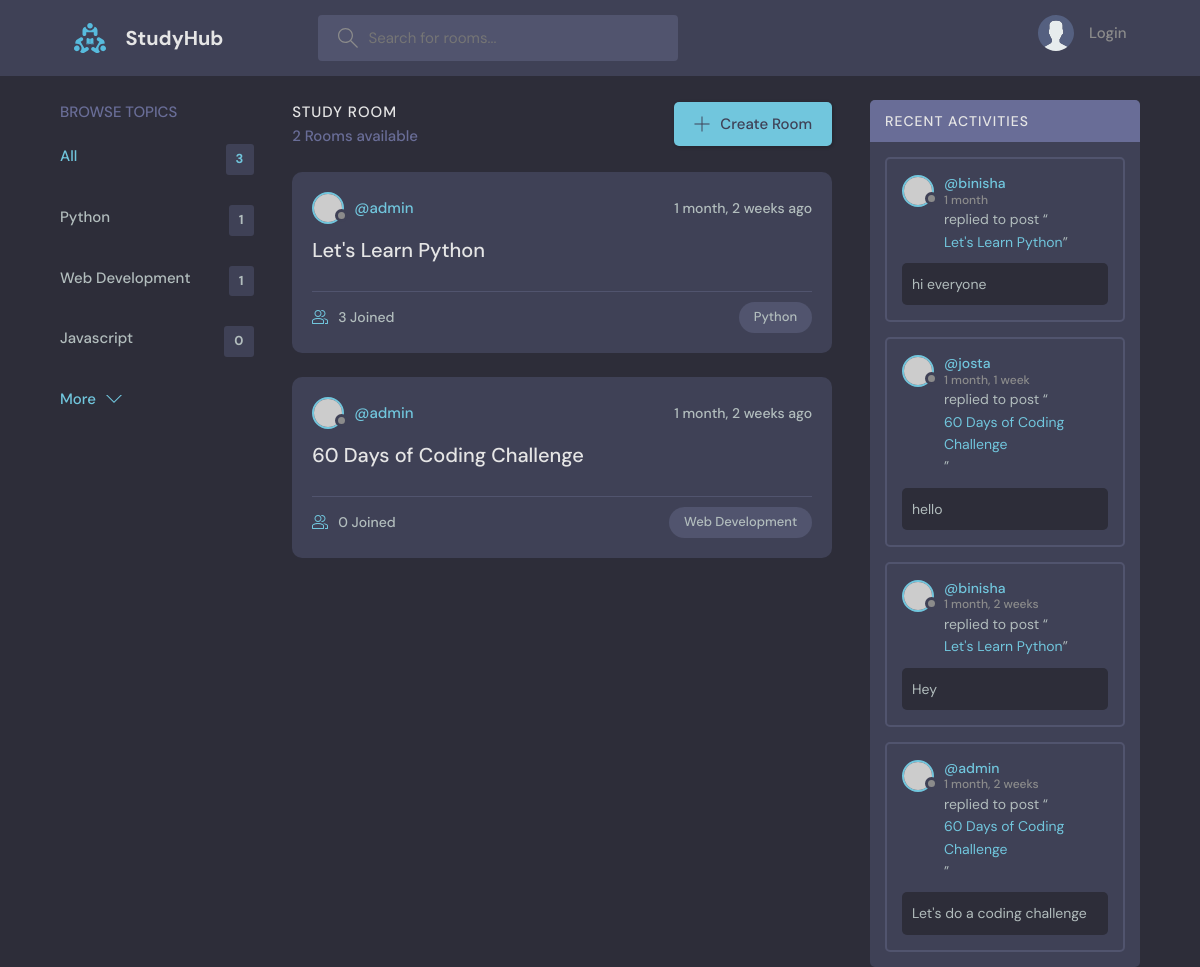
Before: / with the older database file.
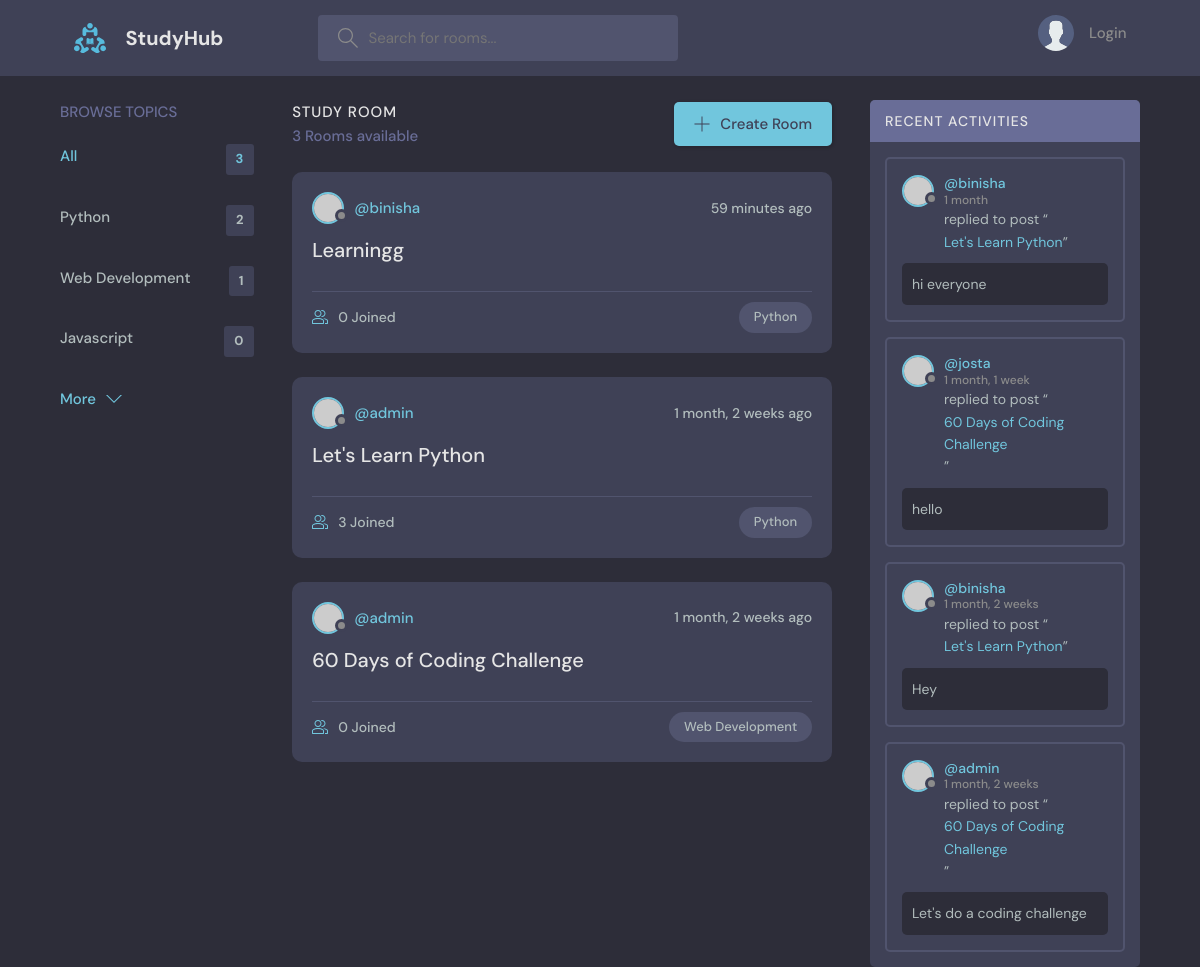
After: the same page with the newer database file.
### base/models.py (models this page shows, shortened)
class Topic(models.Model):
    name = models.CharField(max_length=200)

class Room(models.Model):
    host = models.ForeignKey(User, on_delete=models.SET_NULL, null=True)
    topic = models.ForeignKey(Topic, on_delete=models.SET_NULL, null=True)
    name = models.CharField(max_length=200)
    description = models.TextField(null=True, blank=True)
    participants = models.ManyToManyField(User, related_name='participants', blank=True)
    updated = models.DateTimeField(auto_now=True)
    created = models.DateTimeField(auto_now_add=True)
    class Meta:
        ordering = ['-updated', '-created']
    def __str__(self):
        return self.name

class Message(models.Model):
    user = models.ForeignKey(User, on_delete=models.CASCADE)
    room = models.ForeignKey(Room, on_delete=models.CASCADE)
    body = models.TextField()
    updated = models.DateTimeField(auto_now=True)
    created = models.DateTimeField(auto_now_add=True)
    class Meta:
        ordering = ['-updated', '-created']

### base/views.py (the view)
# urls.py: path('', views.home, name="home"),
def home(request):
    q = request.GET.get('q') if request.GET.get('q') != None else ''
    rooms = Room.objects.filter(
        Q(topic__name__icontains= q) |
        Q(name__icontains=q) |
        Q(description__icontains=q)
        )
    topics = Topic.objects.all()
    room_count = rooms.count()
    room_messages = Message.objects.filter(Q(room__topic__name__icontains=q))
    context = {'rooms': rooms, 'topics': topics, 'room_count':room_count, 'room_messages': room_messages}
    return render(request, 'base/home.html', context)

### base/templates/base/home.html (shortened to what this page needs)
{% extends 'main.html' %}
{% block content %}
  <main class="layout layout--3">
    <div class="container">
      {% include 'base/topics_component.html' %}
      <div class="roomList">
        <div class="roomList__header">
          <div>
            <h2>Study Room</h2>
            <p>{{room_count}} Rooms available</p>
          </div>
          <a class="btn btn--main" href="{% url 'create-room' %}">
            <svg version="1.1" xmlns="http://www.w3.org/2000/svg" width="32" height="32" viewBox="0 0 32 32">
              <title>add</title>
              <path
                d="M16.943 0.943h-1.885v14.115h-14.115v1.885h14.115v14.115h1.885v-14.115h14.115v-1.885h-14.115v-14.115z"
              ></path>
            </svg>
            Create Room
          </a>
        </div>
        {% include 'base/feed_component.html' %}
      </div>
      {% include 'base/activity_component.html' %}
    </div>
  </main>
{% endblock %}

### base/templates/base/topics_component.html
<div class="topics">
    <div class="topics__header">
        <h2>Browse Topics</h2>
    </div>
    <ul class="topics__list">
        <li>
            <a href="/" class="active">All <span>{{topics.count}}</span></a>
        </li>
        {% for topic in topics %}
        <li>
            <a href="{% url 'home' %}?q={{topic.name}}">{{topic.name}} <span>{{topic.room_set.all.count}}</span></a>
        </li>
        {% endfor %}
    </ul>
    <a class="btn btn--link" href="topics.html">
        More
        <svg version="1.1" xmlns="http://www.w3.org/2000/svg" width="32" height="32" viewBox="0 0 32 32">
            <title>chevron-down</title>
            <path d="M16 21l-13-13h-3l16 16 16-16h-3l-13 13z"></path>
        </svg>
    </a>
</div>

### base/templates/base/feed_component.html (shortened to what this page needs)
{% for room in rooms%}
<div class="roomListRoom">
    <div class="roomListRoom__header">
        <a href="{% url 'user-profile' room.host.id %}" class="roomListRoom__author">
            <div class="avatar avatar--small">
                <img src="https://randomuser.me/api/portraits/women/11.jpg" />
            </div>
            <span>@{{room.host.username}}</span>
        </a>
        <div class="roomListRoom__actions">
            <span>{{room.created|timesince}} ago</span>
        </div>
    </div>
    <div class="roomListRoom__content">
        <a href="{% url 'room' room.id %}">{{room.name}}</a>
    </div>
    <div class="roomListRoom__meta">
        <a href="{% url 'room' room.id %}" class="roomListRoom__joined">
            {{room.participants.all.count}} Joined
        </a>
        <p class="roomListRoom__topic">{{room.topic.name}}</p>
    </div>
</div>
{% endfor%}

### base/templates/base/activity_component.html (shortened to what this page needs)
<div class="activities">
    <div class="activities__header">
        <h2>Recent Activities</h2>
    </div>
    {% for message in room_messages %}
    <div class="activities__box">
        <div class="activities__boxHeader roomListRoom__header">
            <a href="{% url 'user-profile' message.user.id %}" class="roomListRoom__author">
                <div class="avatar avatar--small">
                    <img src="https://randomuser.me/api/portraits/women/11.jpg" />
                </div>
                <p>
                    @{{message.user}}
                    <span>{{message.created|timesince}}</span>
                </p>
            </a>
        </div>
        <div class="activities__boxContent">
            <p>replied to post “<a href="{% url 'room' message.room.id %}">{{message.room}}</a>”</p>
            <div class="activities__boxRoomContent">
               {{message.body}}
            </div>
        </div>
    </div>
    {% endfor %}
</div>

Changed rows visible on the page:
computed for Topic "Python": room_set.all.count "1" → "2"
added Room: host.username "binisha", created "59 minutes", name "Learningg", participants.all.count "0", topic.name "Python"
Other visible differences:
{{ room_count }}: "2" → "3"
